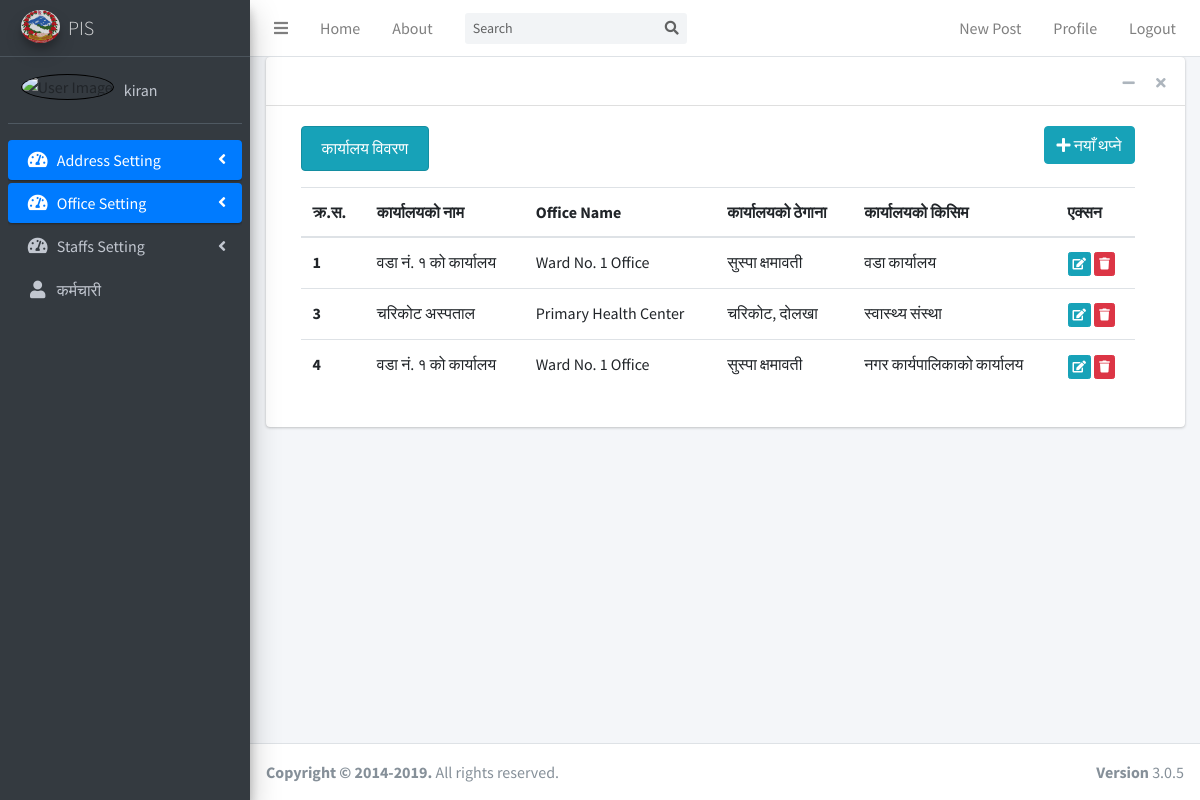
Page /office/list (signed in) on the committed database.
### officedata/models.py (models this page shows, shortened)
class Office(models.Model):
    officename_nepali = models.CharField(max_length=100, verbose_name="कार्यालयको नाम")
    officename_english = models.CharField(max_length=100, verbose_name="Office Name")
    officeaddress = models.CharField(max_length=100, verbose_name="कार्यालयको ठेगाना")
    officetype = models.ForeignKey(Officetype, on_delete=models.SET_NULL, null=True, verbose_name="कार्यालयको प्रकार")
    created_by = models.ForeignKey(User, on_delete=models.CASCADE)
    created_date = models.DateTimeField(default=timezone.now)

class Officetype(models.Model):
    officetype_nepali = models.CharField(max_length=70, verbose_name="कार्यालयको किसिम")
    officetype_english = models.CharField(max_length=70, verbose_name="Office Type")
    created_by = models.ForeignKey(User, on_delete=models.CASCADE)
    created_date = models.DateTimeField(default=timezone.now)
    def __str__(self):
        return self.officetype_nepali

### officedata/views.py (the view)
# urls.py: path('office/list', OfficeListView.as_view(), name='office-list'),
class OfficeListView(LoginRequiredMixin, ListView):
    model = Office
    template_name = 'officetype/office_list.html'

### officedata/templates/officedata/office_list.html
{% extends "blog/base.html" %}
{% load crispy_forms_tags %}
{% block content %}
<div class="col-md-12">
      <div class="d-flex justify-content-between">
        <div><h6 class="text-center alert alert-info">कार्यालय विवरण</h6></div>
        <div>
            <a href="{% url 'office-create' %}" class="btn btn-info btn-bg">
                  <i class="fas fa-plus"></i> नयाँ थप्ने
            </a>
        </div>
    </div>
    <table class="table table-hover">
        <thead>
        <tr>
            <th scope="col">क्र.स.</th>
            <th scope="col">कार्यालयको नाम</th>
            <th scope="col">Office Name</th>
            <th scope="col">कार्यालयको ठेगाना</th>
            <th scope="col">कार्यालयको किसिम</th>
            <th scope="col">एक्सन</th>
        </tr>
        </thead>
        <tbody>
        {% for office in office_list %}
        <tr>
            <th scope="row">{{ office.id }}</th>
            <td>{{ office.officename_nepali }}</td>
            <td>{{ office.officename_english }}</td>
            <td>{{ office.officeaddress }}</td>
            <td>{{ office.officetype }}</td>
            <td>
                <a href="{% url 'office-update' office.id %}" class="btn btn-info btn-xs">
                    <i class="fas fa-edit"></i>
                </a>
                <a href="{% url 'office-delete' office.id %}" class="btn btn-danger btn-xs">
                    <i class="fas fa-trash"></i>
                </a>
            </td>
        </tr>
        {% endfor %}
        </tbody>
    </table>
</div>
{% endblock content %}

### blog/templates/blog/base.html (shortened to what this page needs)
{% load static %}
<!DOCTYPE html>
<html>
<head>
    <link rel="stylesheet" href="{% static 'blog/plugins/fontawesome-free/css/all.min.css' %}">
    <link rel="stylesheet" href="https://code.ionicframework.com/ionicons/2.0.1/css/ionicons.min.css">
    <link rel="stylesheet" href="{% static 'blog/plugins/overlayScrollbars/css/OverlayScrollbars.min.css' %}">
    <link rel="stylesheet" href="{% static 'blog/plugins/datatables-bs4/css/dataTables.bootstrap4.min.css' %}">
    <link rel="stylesheet" href="{% static 'blog/plugins/datatables-responsive/css/responsive.bootstrap4.min.css' %}">
    <link rel="stylesheet" href="{% static 'blog/dist/css/adminlte.min.css' %}">
</head>
<body class="hold-transition sidebar-mini layout-fixed">
<div class="wrapper">
    <nav class="main-header navbar navbar-expand navbar-white navbar-light">
        <ul class="navbar-nav">
            <li class="nav-item">
                <a class="nav-link" data-widget="pushmenu" href="#" role="button"><i class="fas fa-bars"></i></a>
            </li>
            <li class="nav-item d-none d-sm-inline-block">
                <a class="nav-item nav-link" href="{% url 'blog-home' %}">Home</a>
            </li>
            <li class="nav-item d-none d-sm-inline-block">
                <a class="nav-item nav-link" href="{% url 'blog-about' %}">About</a>
            </li>
        </ul>
        <form class="form-inline ml-3">
            <div class="input-group input-group-sm">
                <input class="form-control form-control-navbar" type="search" placeholder="Search" aria-label="Search">
                <div class="input-group-append">
                    <button class="btn btn-navbar" type="submit">
                        <i class="fas fa-search"></i>
                    </button>
                </div>
            </div>
        </form>
        <ul class="navbar-nav ml-auto">
            {% if user.is_authenticated %}
            <a class="nav-item nav-link" href="{% url 'post-create' %}">New Post</a>
            <a class="nav-item nav-link" href="{% url 'profile' %}">Profile</a>
            <a class="nav-item nav-link" href="{% url 'logout' %}">Logout</a>
            {% else %}
            <a class="nav-item nav-link" href="{% url 'login' %}">Login</a>
            <a class="nav-item nav-link" href="{% url 'register' %}">Register</a>
            {% endif %}
        </ul>
    </nav>
    <aside class="main-sidebar sidebar-dark-primary elevation-4">
        <a href="{% url 'blog-home' %}" class="brand-link">
            <img src="{% static 'blog/images/logo.jpg' %}"
                 alt="AdminLTE Logo"
                 class="brand-image img-circle elevation-3"
                 style="opacity: .8">
            <span class="brand-text font-weight-light">PIS</span>
        </a>
        <div class="sidebar">
            <div class="user-panel mt-3 pb-3 mb-3 d-flex">
                <div class="image">
                    <img src="{{ user.profile.image.url }}" class="rounded-circle account-img" alt="User Image"
                         width="42" height="24" style="border:1px solid black">
                </div>
                <div class="info">
                    <a href="{% url 'profile' %}" class="d-block">{{ user.username }}</a>
                </div>
            </div>
            <nav class="mt-2">
                <ul class="nav nav-pills nav-sidebar flex-column" data-widget="treeview" role="menu"
                    data-accordion="false">
                    <li class="nav-item has-treeview">
                        <a href="/" class="nav-link active">
                            <i class="nav-icon fas fa-tachometer-alt"></i>
                            <p>
                                Address Setting
                                <i class="right fas fa-angle-left"></i>
                            </p>
                        </a>
                    </li>
                    <li class="nav-item has-treeview">
                        <a href="{% url 'allofficedata-list' %}" class="nav-link active">
                            <i class="nav-icon fas fa-tachometer-alt"></i>
                            <p>
                                Office Setting
                                <i class="right fas fa-angle-left"></i>
                            </p>
                        </a>
                    </li>
                    <li class="nav-item has-treeview">
                        <a href="{% url 'allofficialdata-list' %}" class="nav-link inactive">
                            <i class="nav-icon fas fa-tachometer-alt"></i>
                            <p>
                                Staffs Setting
                                <i class="right fas fa-angle-left"></i>
                            </p>
                        </a>
                    </li>
                    <li class="nav-item">
                        <a href="{% url 'staff-create' %}" class="nav-link">
                            <i class="nav-icon fas fa-user"></i>
                            <p>
                                कर्मचारी
                            </p>
                        </a>
                    </li>
                </ul>
            </nav>
        </div>
    </aside>
    <div class="content-wrapper">
        <section class="content">
            <div class="container-fluid">
                <div class="row">
                    <div class="col-md-12">
                        <div class="card">
                            <div class="card-header">
                                <div class="card-tools">
                                    <button type="button" class="btn btn-tool" data-card-widget="collapse"
                                            data-toggle="tooltip" title="Collapse">
                                        <i class="fas fa-minus"></i></button>
                                    <button type="button" class="btn btn-tool" data-card-widget="remove"
                                            data-toggle="tooltip" title="Remove">
                                        <i class="fas fa-times"></i></button>
                                </div>
                            </div>
                            <div class="card-body">
                                <div class="row col-md-12">
                                    <div class="col-md-12">
                                        {% block content %}{% endblock %}
                                    </div>
                                </div>
                            </div>
                        </div>
                    </div>
                </div>
        </section>
    </div>
    <footer class="main-footer">
        <div class="float-right d-none d-sm-block">
            <b>Version</b> 3.0.5
        </div>
        <strong>Copyright &copy; 2014-2019.</strong> All rights
        reserved.
    </footer>
</div>
</body>
</html>

### rows in the picture
Office: id "1", officename_nepali "वडा नं. १ को कार्यालय", officename_english "Ward No. 1 Office", officeaddress "सुस्पा क्षमावती", officetype "वडा कार्यालय"
Office: id "3", officename_nepali "चरिकोट अस्पताल", officename_english "Primary Health Center", officeaddress "चरिकोट, दोलखा", officetype "स्वास्थ्य संस्था"
Office: id "4", officename_nepali "वडा नं. १ को कार्यालय", officename_english "Ward No. 1 Office", officeaddress "सुस्पा क्षमावती", officetype "नगर कार्यपालिकाको कार्यालय"

### other values in the picture
{{ user.username }} "kiran"
